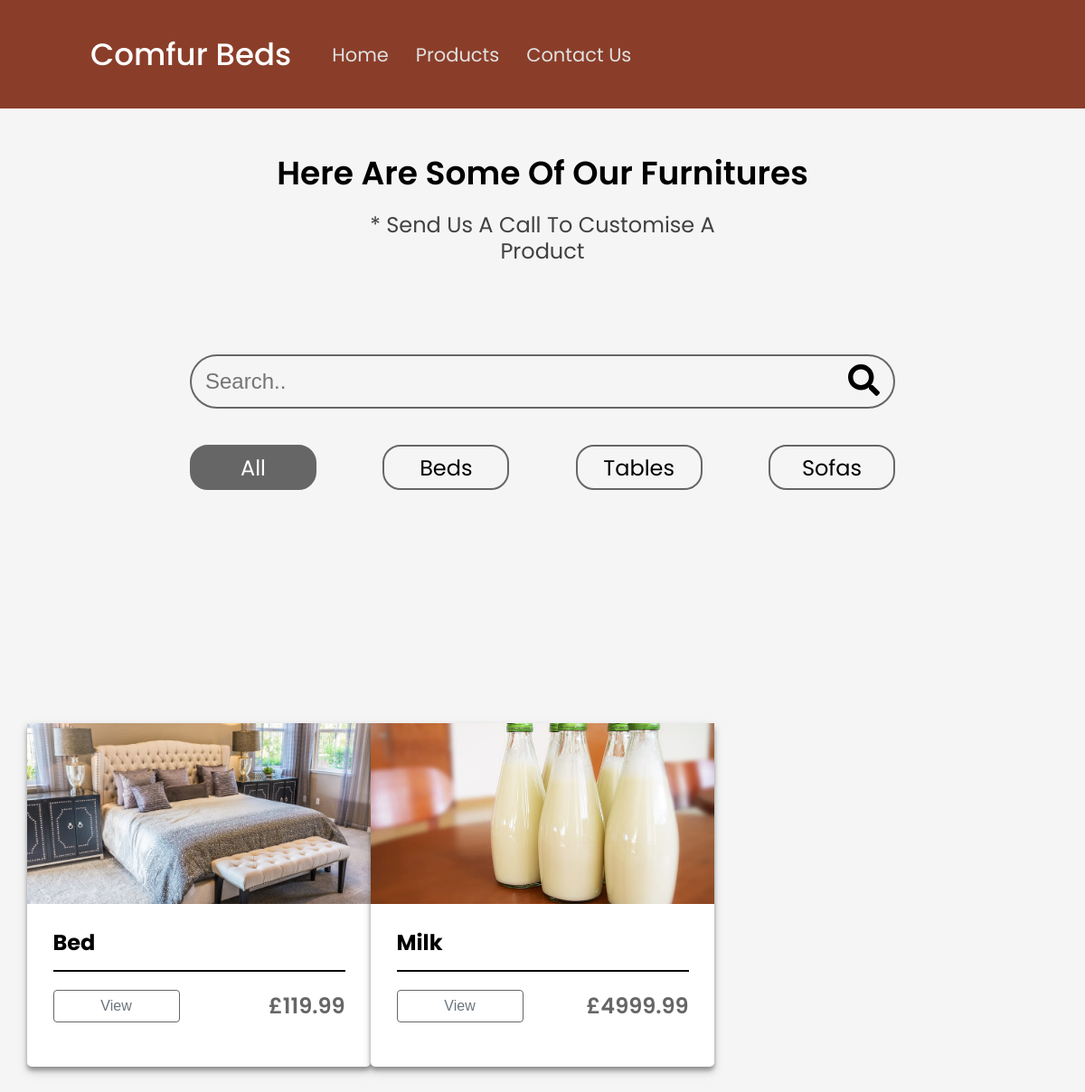
Screenshot of /products/ with the database file from the repository.
### product/models.py (models this page shows, shortened)
class Product(models.Model):
    thumbnail = models.ImageField(upload_to="product_thumbnails")
    cover = models.ImageField(upload_to="product_covers")
    sub_cover1 = models.ImageField(
        upload_to="cub_covers", blank=True, null=True)
    sub_cover2 = models.ImageField(
        upload_to="cub_covers", blank=True, null=True)
    sub_cover3 = models.ImageField(
        upload_to="cub_covers", blank=True, null=True)
    sub_cover4 = models.ImageField(
        upload_to="cub_covers", blank=True, null=True)
    name = models.CharField(max_length=40)
    category = models.CharField(max_length=40, choices=CATEGORY_CHOICES)
    quality_one = models.CharField(
        max_length=100, default="", blank=True)
    quality_two = models.CharField(
        max_length=100, default="", blank=True)
    decription = models.TextField()
    price = models.DecimalField(decimal_places=2, max_digits=10000)
    width = models.IntegerField()
    height = models.IntegerField()
    length = models.IntegerField(blank=True, null=True)
    slug = models.SlugField(
        default="please-input-in-this-format", max_length=100)

### product/views.py (the view)
# urls.py: path("", views.ProductAllListView.as_view(), name="product"),
class ProductAllListView(ListView):
    template_name = "product/product.html"
    queryset = Product.objects.all()
    def get_context_data(self, **kwargs):
        context = super().get_context_data(**kwargs)
        context['filter'] = ProductFilter(
            self.request.GET, queryset=self.get_queryset())
        return context

### templates/product/product.html (shortened to what this page needs)
{% extends 'base.html' %}
{% load static %}
  {% block head %}
  <link rel="stylesheet" href="{% static 'product/product.css' %}">
  {% endblock %}
  {% block content %}
  <div class="container">
    <div class="s1">
      <h2 class="s1-title">Here Are Some Of Our Furnitures</h2>
      <p class="s1-sub-title">* Send Us A Call To Customise A Product</p>
      <form method="GET"> {% csrf_token %}
        <div class="search-bar">
          {{ filter.form }}
          <button type="submit" class="search-btn"><img src="{% static 'product/imgs/search.svg' %}" alt="Mag" class="mag"></button>
        </div>
      </form>
      <div class="categories">
        <a href="{% url 'product' %}"><div class="all active-btn category-btn"><p class="category-test">All</p></div></a>
        <a href="{% url 'bed' %}"><div class="first_class category-btn"><p class="category-test">Beds</p></div></a>
        <a href="{% url 'table' %}"><div class="executive category-btn"><p class="category-test">Tables</p></div></a>
        <a href="{% url 'sofa' %}"><div class="business category-btn"><p class="category-test">Sofas</p></div></a>
      </div>
    </div>
    <div class="s2">
      <div class="card-group">
        {% for product in filter.qs %}
        <div class="card">
          <img src="{{ product.thumbnail.url }}" alt="Product" class="c-img">
          <h4 class="c-name">{{ product.name }}</h4>
          <hr class="c-line">
          <div class="bottom-card">
            <div class="btn-group">
              <a href="{% url 'product-detail' product.slug %}"><button class="c-btn c-left-btn btn">View</button></a>
            </div>
            <h3 class="c-price">£{{ product.price }}</h3>
          </div>
        </div>
        {% endfor %}
      </div>
    </div>
  </div>
  {% endblock %}

### home/static/base.css (style rules this page uses)
* { margin: 0; padding: 0; box-sizing: border-box; }
body { width: 100%; font-family: "Poppins", sans-serif; overflow-x: hidden; background: #f5f5f5; }
a { text-decoration: none; color: black; }

### home/static/home/style.css (style rules this page uses)
.s1-title { width: 934px; font-weight: 500; font-size: 60px; line-height: 80px; color: #ffffff; padding-top: 60px; }
.s1 { height: 100vh; }
.s2 { height: 50vh; }
.card { position: relative; width: 380px; height: 380px; filter: drop-shadow(0px 4px 4px rgba(0, 0, 0, 0.25)); background: #ffffff; border-radius: 4px; }
.c-img { width: 100%; height: 200px; object-fit: cover; }
.c-name { margin-top: 25px; font-size: 24px; line-height: 36px; color: #000000; margin-left: 7.5%; }
.c-line { border: 1px solid #000000; background-color: #000000; width: 85%; margin: 0 auto; margin-top: 12px; }
.c-left-btn { font-weight: 300; font-size: 16px; width: 140px; height: 36px; color: #6c757d; background: none; border: 1.5px solid #666666; border-radius: 4px; }
.c-price { font-weight: 600; font-size: 24px; color: #666666; }
.btn { cursor: pointer; }
.bottom-card { width: 85%; margin: 0 auto; margin-top: 20px; display: flex; justify-content: space-between; }

### product/static/product/product.css (style rules this page uses)
.s1 { margin-top: 50px; height: 70vh; }
.s1-title { width: 100%; text-align: center; margin: 0 auto; padding-top: 0px; font-weight: 600; font-size: 36px; line-height: 44px; text-align: center; color: #000000; }
.s1-sub-title { width: 400px; margin: 0 auto; margin-top: 20px; font-size: 24px; line-height: 29px; text-align: center; color: #414141; }
.search-bar { width: 65%; height: 60px; margin: 0 auto; margin-top: 100px; background: none; border: 2px solid #666666; box-sizing: border-box; border-radius: 50px; display: flex; justify-content: space-between; align-items: center; }
#id_name__icontains { width: 65%; height: 40px; position: relative; left: 15px; background: none; border: none; box-sizing: border-box; border-radius: 50px; font-size: 24px; line-height: 29px; }
form button { background: none; border: none; }
.mag { position: relative; right: 15px; cursor: pointer; }
.category-btn { width: 140px; height: 50px; display: flex; align-items: center; justify-content: center; font-size: 24px; line-height: 29px; border: 2px solid #666666; box-sizing: border-box; border-radius: 20px; }
.active-btn { background: #666666; border-radius: 20px; color: white; }
.categories { width: 65%; margin: 0 auto; display: flex; justify-content: space-between; margin-top: 40px; }
.card-group { width: 95%; margin: 0 auto; margin-top: 70px; display: grid; grid-template-columns: 1fr 1fr 1fr; justify-content: space-between; align-items: center; padding-bottom: 0px; }
.card { width: 380px; height: 380px; background: #ffffff; box-shadow: 0px 4px 4px rgba(0, 0, 0, 0.25); border-radius: 5px; display: flex; flex-direction: column; position: relative; left: 50%; transform: translateX(-50%); margin-bottom: 120px; }

### rows the page displays
Product: thumbnail (picture), name "Bed", price "119.99"
Product: thumbnail (picture), name "Milk", price "4999.99"
